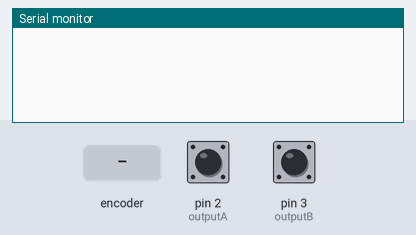
Bench run of a sketch on a simulated Arduino Uno, built with avr-gcc and run on an emulated ATmega328P. Shown: the last lines printed to the serial monitor. Inputs (shaded band) come from the test bench; at power-on: pin 2 (outputA) HIGH, pin 3 (outputB) HIGH.

Above: at 1.2 s.
1.3 s: rotary encoder on pin 2 (outputA) / pin 3 (outputB) turned 1 step (first pin leading)
At 1.9 s:
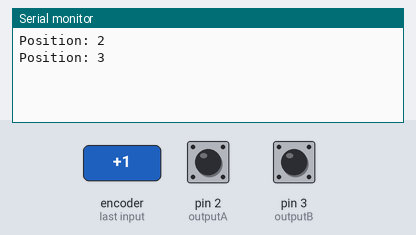
3.0 s: rotary encoder on pin 2 (outputA) / pin 3 (outputB) turned 1 step (first pin leading)
At 4.4 s:
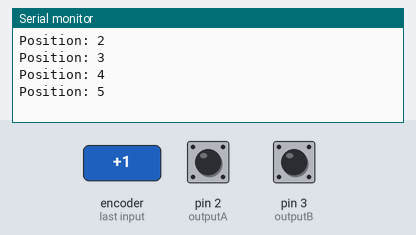
Timing chart, 0 to 6.0 s (numbered marks = the images above; inputs shaded):
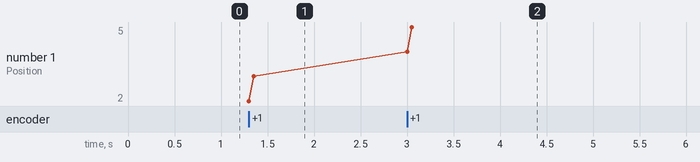

The sketch:

RotaryEncoder.ino
```cpp
/*     Arduino Rotary Encoder Tutorial
 *
 *  by Dejan Nedelkovski, www.HowToMechatronics.com
 *
 */

 #define outputA 2
 #define outputB 3

 int counter = 0;
 int aState;
 int aLastState;

 void setup() {
   pinMode (outputA,INPUT);
   pinMode (outputB,INPUT);

   Serial.begin (9600);
   // Reads the initial state of the outputA
   aLastState = digitalRead(outputA);
 }

 void loop() {
   aState = digitalRead(outputA); // Reads the "current" state of the outputA
   // If the previous and the current state of the outputA are different, that means a Pulse has occured
   if (aState != aLastState){
     // If the outputB state is different to the outputA state, that means the encoder is rotating clockwise
     if (digitalRead(outputB) != aState) {
       counter ++;
     } else {
       counter --;
     }
     Serial.print("Position: ");
     Serial.println(counter);
   }
   if(counter < 2 || counter <= 0){
    counter = 1;
   }
   aLastState = aState; // Updates the previous state of the outputA with the current state
 }
```

Measured:
- after the input at 1.3 s, the serial monitor: prints a new line at once (image 1)
- after the input at 3.0 s, the serial monitor: prints a new line at once (image 2)
- plotted number 1: 3 → 5 after the input at 3.0 s
